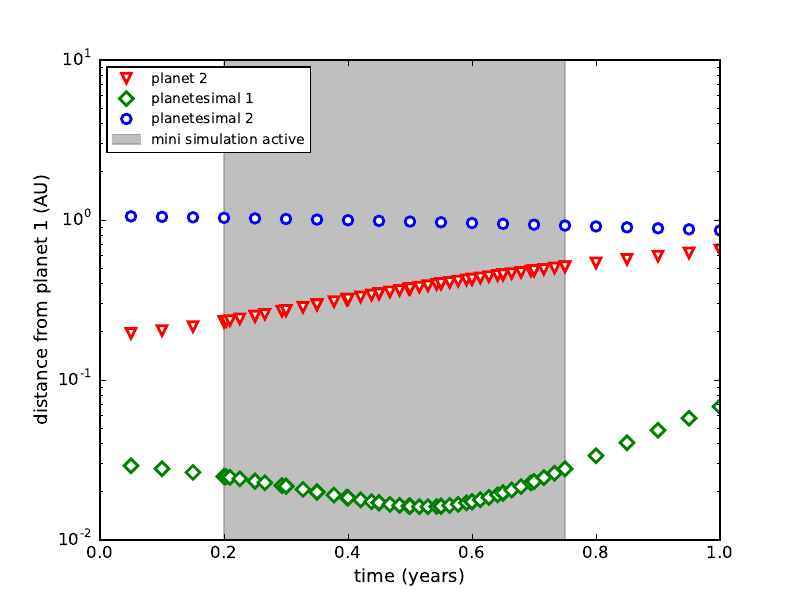

Python code for this plot:
#This macro is for showing how Hybarid works - how it switches from global to mini. It *REQUIRES* one planet, one star, two planetesimals, one planetesimal having a close encounter

import glob
import matplotlib.pyplot as plt
import numpy as np
import matplotlib.cm as cmx
import matplotlib.colors as colors
import sys
import re

def natural_key(string_):
    return [int(s) if s.isdigit() else s for s in re.split(r'(\d+)', string_)]

names = ['planet 2', 'planetesimal 1', 'planetesimal 2']
ms = [7,7,7]
mew = [2,2,2]
points = ['v','D','o']
cmap = ['red','green','blue']

dirhybarid = 'CE_fig/'
filesh = glob.glob(dirhybarid+'*.txt')
filesh = sorted(filesh, key = natural_key)
N_files = len(filesh)

fh = open(filesh[0],'r')
t,id,xh,yh,zh,mini = np.loadtxt(fh, delimiter=',', unpack='True')
Nbods = len(xh)

dr = np.zeros((N_files,Nbods))
time = np.zeros(N_files)

for i in xrange(0,N_files):
    fh = open(filesh[i],'r')
    t,id,xh,yh,zh,mini = np.loadtxt(fh, delimiter=',', unpack='True')
    Nbods = len(xh)
    for j in xrange(2,Nbods):
        dx = xh[j] - xh[1]
        dy = yh[j] - yh[1]
        dz = zh[j] - zh[1]
        dr[i,j] = (dx*dx + dy*dy + dz*dz)**0.5
    time[i] = t[0]

for i in xrange(2,Nbods):
    for j in xrange(0,len(dr[:,i])):
        if dr[j,i] == 0:
            continue
        else:
            if j==0:
                plt.plot([time[j]],[dr[j,i]], points[i-2], color=cmap[i-2], markersize = ms[i-2], markeredgecolor=cmap[i-2], mew = mew[i-2], label=names[i-2],mfc='white')
            else:
                plt.plot([time[j]],[dr[j,i]], points[i-2], color=cmap[i-2], markersize = ms[i-2], markeredgecolor=cmap[i-2], mew = mew[i-2], mfc='white')
plt.axvspan(0.2, 0.75, alpha=0.5, color='grey',label='mini simulation active')
#plt.plot([0.2,0.2],[0.01,10],'--',color='black',linewidth = 3, label='close encounter boundaries')
#plt.plot([0.75,0.75],[0.01,10],'--',color='black',linewidth = 3)
#plt.plot(time, dr[:,0], 'o', markeredgecolor='none', color='black', label='Total Error')
plt.legend(loc='upper left',prop={'size':10}, numpoints=1, markerscale=1)
plt.ylabel('distance from planet 1 (AU)', fontsize=13)
plt.xlabel('time (years)', fontsize=13)
plt.yscale('log')
#plt.xlim([0.5,time[-1]])
plt.savefig('CE_fig.pdf')
plt.show()